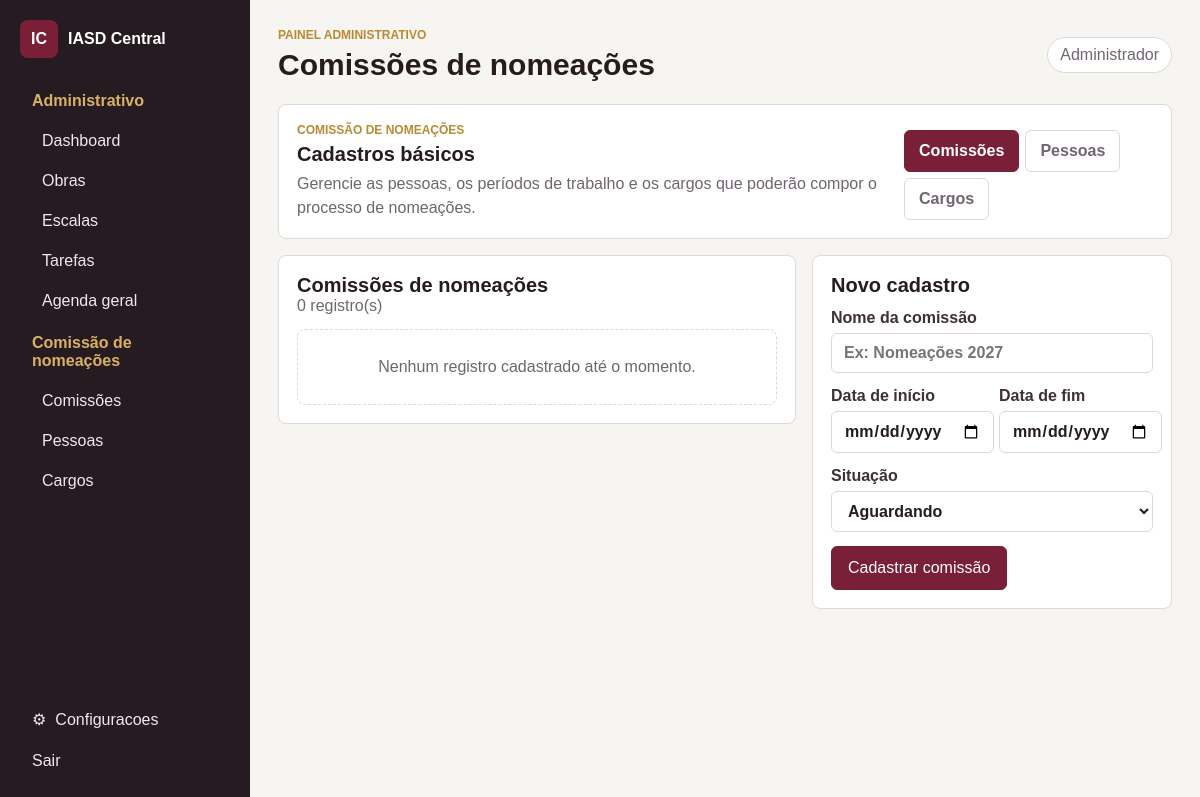
The page /comissao/comissoes (signed in) on the database its author committed.
### tables this page shows
CREATE TABLE IF NOT EXISTS menus (
  id INT(11) UNSIGNED NOT NULL,
  id_menu_pai INT(11) UNSIGNED NULL DEFAULT NULL,
  nome VARCHAR(120) NOT NULL,
  descricao VARCHAR(255) NULL DEFAULT NULL,
  rota VARCHAR(255) NOT NULL DEFAULT '',
  icone VARCHAR(80) NULL DEFAULT NULL,
  ordem INT(11) NOT NULL DEFAULT 0,
  status ENUM('Ativo','Inativo') NOT NULL DEFAULT 'Ativo',
  tipo ENUM('Separador','Tela') NOT NULL DEFAULT 'Tela',
  nivel VARCHAR(40) NULL DEFAULT NULL,
  chave_permissao VARCHAR(80) NULL DEFAULT NULL,
  created_at TIMESTAMP NULL DEFAULT NULL,
  updated_at TIMESTAMP NULL DEFAULT NULL,
  PRIMARY KEY (id),
  KEY menus_id_menu_pai_index (id_menu_pai),
  KEY menus_status_ordem_index (status, ordem),
  CONSTRAINT menus_id_menu_pai_foreign FOREIGN KEY (id_menu_pai) REFERENCES menus(id) ON DELETE SET NULL
);

CREATE TABLE IF NOT EXISTS users (
  id BIGINT UNSIGNED NOT NULL AUTO_INCREMENT,
  name VARCHAR(160) NOT NULL,
  username VARCHAR(80) NOT NULL,
  password VARCHAR(255) NOT NULL,
  status ENUM('Ativo','Inativo') NOT NULL DEFAULT 'Ativo',
  created_at TIMESTAMP NULL DEFAULT NULL,
  updated_at TIMESTAMP NULL DEFAULT NULL,
  PRIMARY KEY (id),
  UNIQUE KEY users_username_unique (username)
);

### app/Http/Web/ComissaoController.php (called while the page is built, shortened)
<?php
final class ComissaoController
{
    public function commissions(Request $request): void
    {
        $this->render('comissoes');
    }
    private function render(string $section, ?array $editing = null): void
    {
        $user = Auth::requireLogin();
        $repository = new ComissaoRepository();
        $records = match ($section) {
            'pessoas' => $repository->people(),
            'cargos' => $repository->offices(),
            default => $repository->commissions(),
        };
        View::render('modules/comissao/index', [
            'title' => match ($section) {
                'pessoas' => 'Pessoas da comissão',
                'cargos' => 'Cargos da igreja',
                default => 'Comissões de nomeações',
            },
            'user' => $user,
            'menus' => (new MenuRepository())->activeTreeForUser((int) $user['id']),
            'section' => $section,
            'records' => $records,
            'editing' => $editing,
        ]);
    }
}

### public/index.php (called while the page is built, shortened)
<?php
$privatePathCandidates = array_filter([
    getenv('APP_PRIVATE_PATH') ?: null,
    dirname(__DIR__),
    dirname(__DIR__) . '/appiasdaraxa',
    dirname(dirname(__DIR__)) . '/appiasdaraxa',
    '/appiasdaraxa',
]);
$privatePath = null;
foreach ($privatePathCandidates as $candidate) {
    $candidate = rtrim((string) $candidate, '/');
    if (is_file($candidate . '/bootstrap.php')) {
        $privatePath = $candidate;
        break;
    }
}
$app = require $privatePath . '/bootstrap.php';
$router = $app['router'];
$router->dispatch(new IasdCentral\Core\Request());

### bootstrap.php (called while the page is built, shortened)
<?php
spl_autoload_register(function (string $class): void {
    $prefix = 'IasdCentral\\';
    $relative = str_replace('\\', '/', substr($class, strlen($prefix)));
    $path = APP_BASE_PATH . '/app/' . $relative . '.php';
});
require_once APP_BASE_PATH . '/app/Support/helpers.php';
$config = require APP_BASE_PATH . '/config/app.php';
return [
    'router' => new Router(),
    'auth' => new Auth(),
];

### app/Core/Database.php (called while the page is built, shortened)
<?php
final class Database
{
    private static array $config = [];
    private static ?PDO $pdo = null;
    public static function configure(array $config): void
    {
        self::$config = $config;
    }
    public static function pdo(): PDO
    {
        if (self::$pdo instanceof PDO) {
            return self::$pdo;
        }
        $dsn = sprintf(
            'mysql:host=%s;port=%d;dbname=%s;charset=%s',
            self::$config['host'] ?? '127.0.0.1',
            (int) (self::$config['port'] ?? 3306),
            self::$config['name'] ?? '',
            self::$config['charset'] ?? 'utf8mb4'
        );
        self::$pdo = new PDO($dsn, (string) (self::$config['user'] ?? ''), (string) (self::$config['password'] ?? ''), [
            PDO::ATTR_ERRMODE => PDO::ERRMODE_EXCEPTION,
            PDO::ATTR_DEFAULT_FETCH_MODE => PDO::FETCH_ASSOC,
            PDO::ATTR_EMULATE_PREPARES => false,
        ]);
        return self::$pdo;
    }
}

### app/Repositories/BaseRepository.php (called while the page is built, shortened)
<?php
abstract class BaseRepository
{
    protected function db(): PDO
    {
        return Database::pdo();
    }
    protected function fetch(string $sql, array $params = []): ?array
    {
        $stmt = $this->db()->prepare($sql);
        $stmt->execute($params);
        $row = $stmt->fetch();
        return $row ?: null;
    }
    protected function fetchAll(string $sql, array $params = []): array
    {
        $stmt = $this->db()->prepare($sql);
        $stmt->execute($params);
        return $stmt->fetchAll() ?: [];
    }
}

### app/Repositories/SettingsRepository.php (called while the page is built, shortened)
<?php
final class SettingsRepository extends BaseRepository
{
    public function all(): array
    {
        $rows = $this->fetchAll('SELECT setting_key, setting_value FROM app_settings');
        $settings = self::DEFAULTS;
        foreach ($rows as $row) $settings[$row['setting_key']] = (string) $row['setting_value'];
        return $settings;
    }
}

### app/Support/helpers.php (called while the page is built, shortened)
<?php
function e(mixed $value): string
{
    return htmlspecialchars((string) $value, ENT_QUOTES, 'UTF-8');
}
function url(string $path = ''): string
{
    $base = rtrim((string) Config::get('app_url', ''), '/');
    $path = '/' . ltrim($path, '/');
    return $base . ($path === '/' ? '' : $path);
}
function asset(string $path): string
{
    $assetPath = rtrim((string) Config::get('asset_path', '/assets'), '/');
    return url($assetPath . '/' . ltrim($path, '/'));
}

### app/Core/Config.php (called while the page is built, shortened)
<?php
final class Config
{
    private static array $items = [];
    public static function load(array $items): void
    {
        self::$items = $items;
    }
    public static function get(string $key, mixed $default = null): mixed
    {
        $value = self::$items;
        foreach (explode('.', $key) as $segment) {
            $value = $value[$segment];
        }
        return $value;
    }
}

### app/Core/Auth.php (called while the page is built, shortened)
<?php
final class Auth
{
    public function user(): ?array
    {
        $id = (int) ($_SESSION['user_id'] ?? 0);
        return $id > 0 ? (new UserRepository())->find($id) : null;
    }
    public static function requireLogin(): array
    {
        $user = (new self())->user();
        return $user;
    }
}

### app/Repositories/UserRepository.php (called while the page is built, shortened)
<?php
final class UserRepository extends BaseRepository
{
    public function find(int $id): ?array
    {
        return $this->fetch('SELECT user.*, (SELECT role_id FROM user_roles WHERE user_id = user.id LIMIT 1) role_id FROM users user WHERE user.id = :id LIMIT 1', ['id' => $id]);
    }
}

### app/Repositories/MenuRepository.php (called while the page is built, shortened)
<?php
final class MenuRepository extends BaseRepository
{
    public function activeForUser(int $userId): array
    {
        $items = array_values(array_filter($this->items(), static fn (array $item): bool => $item['status'] === 'Ativo'));
        $allowedIds = $this->allowedMenuIds($userId);
        if ($allowedIds === ['*']) {
            return $this->sort($items);
        }
        return $this->sort(array_values(array_filter($items, static fn (array $item): bool => in_array((int) $item['id'], $allowedIds, true))));
    }
    public function activeTreeForUser(int $userId): array
    {
        return $this->tree($this->activeForUser($userId));
    }
    public function tree(array $items): array
    {
        $byParent = [];
        foreach ($items as $item) {
            $parent = $item['id_menu_pai'] === null ? 0 : (int) $item['id_menu_pai'];
            $byParent[$parent][] = $item;
        }
        $build = function (int $parentId) use (&$build, &$byParent): array {
            $children = $byParent[$parentId] ?? [];
            $children = $this->sort($children);
            return array_map(function (array $child) use ($build): array {
                $child['children'] = $build((int) $child['id']);
                return $child;
            }, $children);
        };
        return $build(0);
    }
    public function items(): array
    {
        return $this->items = $this->fetchAll(
            'SELECT id, id_menu_pai, nome, descricao, rota, icone, ordem, status, tipo, nivel, chave_permissao
             FROM menus
             ORDER BY ordem, id'
        );
    }
    private function allowedMenuIds(int $userId): array
    {
        $isAdmin = $this->fetch(
            "SELECT 1
             FROM user_roles ur
             INNER JOIN roles r ON r.id = ur.role_id
             WHERE ur.user_id = :user_id AND r.slug = 'admin' AND r.status = 'Ativo'
             LIMIT 1",
            ['user_id' => $userId]
        );
        if ($isAdmin) {
            return ['*'];
        }
        $rows = $this->fetchAll(
            "SELECT DISTINCT a.menu_id
             FROM access_rules a
             INNER JOIN user_roles ur ON ur.role_id = a.role_id
             WHERE ur.user_id = :user_id
               AND a.type = 'visualizar'
               AND a.status = 'Ativo'",
            ['user_id' => $userId]
        );
        return array_map('intval', array_column($rows, 'menu_id'));
    }
    private function sort(array $items): array
    {
        usort($items, static fn (array $a, array $b): int => ((int) $a['ordem'] <=> (int) $b['ordem']) ?: ((int) $a['id'] <=> (int) $b['id']));
        return $items;
    }
}

### app/Repositories/ComissaoRepository.php (called while the page is built, shortened)
<?php
final class ComissaoRepository extends BaseRepository
{
    public function commissions(): array
    {
        return $this->fetchAll('SELECT * FROM com_comissoes ORDER BY data_inicio DESC, nome, id');
    }
}

### resources/views/layouts/app.php (the view, shortened to what this page needs)
<?php
$user = $user ?? null;
$menus = $menus ?? [];
$templateSettings = (new SettingsRepository())->all();
$fontFamilies = ['Arial' => 'Arial, Helvetica, sans-serif', 'Inter' => 'Inter, Arial, sans-serif', 'Georgia' => 'Georgia, serif', 'System' => 'system-ui, sans-serif'];
$templateFont = $fontFamilies[$templateSettings['font_family']] ?? $fontFamilies['Arial'];
?>
<!doctype html>
<html lang="<?= e($templateSettings['language']) ?>">
<head>
    <link rel="stylesheet" href="<?= asset('css/app.css') ?>">
</head>
<body class="admin-body density-<?= e($templateSettings['layout_density']) ?> theme-<?= e($templateSettings['theme_mode']) ?>" style="--brand: <?= e($templateSettings['brand_color']) ?>; --sidebar-bg: <?= e($templateSettings['sidebar_color']) ?>; --sidebar-width: <?= e($templateSettings['sidebar_width']) ?>px; --app-font: <?= e($templateFont) ?>;">
<aside class="sidebar" id="sidebar">
    <a class="brand" href="<?= url($user ? '/dashboard' : '/') ?>"><span>IC</span><strong>IASD Central</strong></a>
    <nav>
        <?php foreach ($menus as $item): ?>
            <?php if (($item['tipo'] ?? '') === 'Tela'): ?>
                <a href="<?= url((string) $item['rota']) ?>"><?= e($item['nome']) ?></a>
            <?php else: ?>
                <div class="nav-group">
                    <span><?= e($item['nome']) ?></span>
                    <?php foreach (($item['children'] ?? []) as $child): ?>
                        <a href="<?= url((string) $child['rota']) ?>"><?= e($child['nome']) ?></a>
                    <?php endforeach; ?>
                </div>
            <?php endif; ?>
        <?php endforeach; ?>
    </nav>
    <div class="sidebar-footer">
        <?php if ($user): ?>
            <a class="settings-link" href="<?= url('/configuracoes') ?>"><span aria-hidden="true">&#9881;</span> Configuracoes</a>
            <form method="post" action="<?= url('/logout') ?>"><?= Csrf::field() ?><button class="link-button">Sair</button></form>
        <?php else: ?>
            <a class="settings-link" href="<?= url('/') ?>">Voltar ao site</a>
        <?php endif; ?>
    </div>
</aside>
<main class="main">
    <header class="topbar">
        <div>
            <span class="eyebrow">Painel administrativo</span>
            <h1><?= e($title ?? 'Painel') ?></h1>
        </div>
        <span class="user-chip"><?= e($user['name'] ?? 'Acesso direto') ?></span>
    </header>
    <?= $content ?>
</main>
</body>
</html>

### app/Core/Router.php (shortened to what this page needs)
<?php
final class Router
{
    private array $routes = [];
    private function add(string $method, string $path, array $handler): void
    {
        $pattern = preg_replace('/\{([a-zA-Z_][a-zA-Z0-9_]*)}/', '(?P<$1>[0-9]+)', '/' . trim($path, '/'));
        $this->routes[] = [$method, '#^' . $pattern . '$#', $handler];
    }
    public function dispatch(Request $request): void
    {
        foreach ($this->routes as [$method, $pattern, $handler]) {
            if ($method !== $request->method() || !preg_match($pattern, $request->path(), $matches)) {
                continue;
            }
            $params = array_filter($matches, 'is_string', ARRAY_FILTER_USE_KEY);
            [$class, $action] = $handler;
            (new $class())->$action($request, ...array_values($params));
            return;
        }
    }
}

### public/assets/css/app.css (style rules this page uses)
:root { --bg: #f7f5f2; --panel: #ffffff; --text: #251b20; --muted: #6f6670; --line: #ded7dc; --brand: #7a1f38; --brand-dark: #4b1223; --brand-soft: #f3e4e9; --gold: #b88a32; --green: #2f6d54; --danger: #a22b22; --ok: #1e7a54; --radius: 8px; --sidebar-bg: #251b20; --sidebar-width: 250px; --app-font: Arial, Helvetica, sans-serif; }
* { box-sizing: border-box; }
html { scroll-behavior: smooth; }
body { margin: 0; font-family: var(--app-font); color: var(--text); background: var(--bg); }
a { color: inherit; text-decoration: none; }
button, input, select, textarea { font: inherit; }
.eyebrow { display: block; color: var(--gold); font-size: 12px; font-weight: 700; text-transform: uppercase; letter-spacing: 0; margin-bottom: 6px; }
.public-brand, .brand { display: inline-flex; align-items: center; gap: 10px; font-weight: 700; }
.public-brand span, .brand span { display: inline-grid; place-items: center; width: 38px; height: 38px; border-radius: 8px; background: var(--brand); color: #fff; }
.admin-body { min-height: 100vh; background: var(--bg); }
.sidebar { position: fixed; inset: 0 auto 0 0; width: var(--sidebar-width); background: var(--sidebar-bg); color: #fff; padding: 20px; display: flex; flex-direction: column; gap: 24px; }
.sidebar nav { display: grid; gap: 4px; }
.sidebar nav a, .link-button, .nav-group > span { color: #f1e8ed; padding: 10px 12px; border-radius: 6px; background: transparent; border: 0; text-align: left; cursor: pointer; }
.nav-group { display: grid; gap: 2px; }
.nav-group > span { color: #d9b166; font-weight: 700; cursor: default; }
.nav-group a { margin-left: 10px; }
.sidebar-footer { display: grid; gap: 3px; margin-top: auto; }
.sidebar-footer form { margin: 0; }
.settings-link { display: flex; align-items: center; gap: 9px; padding: 10px 12px; border-radius: 6px; color: #f1e8ed; }
.main { margin-left: var(--sidebar-width); padding: 28px; }
.topbar { display: flex; align-items: center; justify-content: space-between; gap: 18px; margin-bottom: 22px; }
.topbar h1 { margin: 0; font-size: 30px; }
.user-chip { padding: 8px 12px; border: 1px solid var(--line); border-radius: 999px; background: #fff; color: var(--muted); }

### rows shown on the page
menus: nome "Administrativo"
menus: nome "Dashboard"
menus: nome "Obras"
menus: nome "Escalas"
menus: nome "Tarefas"
menus: nome "Agenda geral"
menus: nome "Comissão de nomeações"
menus: nome "Comissões"
menus: nome "Pessoas"
menus: nome "Cargos"
users: name "Administrador"

### other values the page prints
count($records) "0"
form field situacao "Aguardando"
